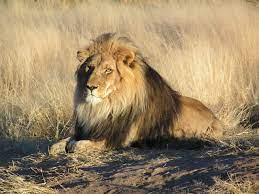
#> input picture Sample images and videos/L1.jpg, 259 x 194 px, found by its file name
$ python PLaying_wth_images.py
#> lines starting #> are read from the running program, lines starting #| are printed output that depends on the picture
import cv2 as cv
import numpy as py

img = cv.imread('Sample images and videos\L1.jpg')
#> img is the input picture: shape (194, 259, 3); mean B, G, R 103, 135.5, 156.7
cv.imshow('lion',img)


# [25 lines of commented-out code are left out]
cropped = img[20:100,20:40]
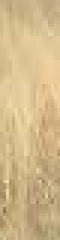
#> cropped: shape (80, 20, 3) (shown 3 times larger); mean B, G, R 138.6, 184.1, 210.4
cv.imshow('cropped',cropped)
cv.waitKey(0)

$ run again, with Sample images and videos/Scene.jpg copied over Sample images and videos/L1.jpg
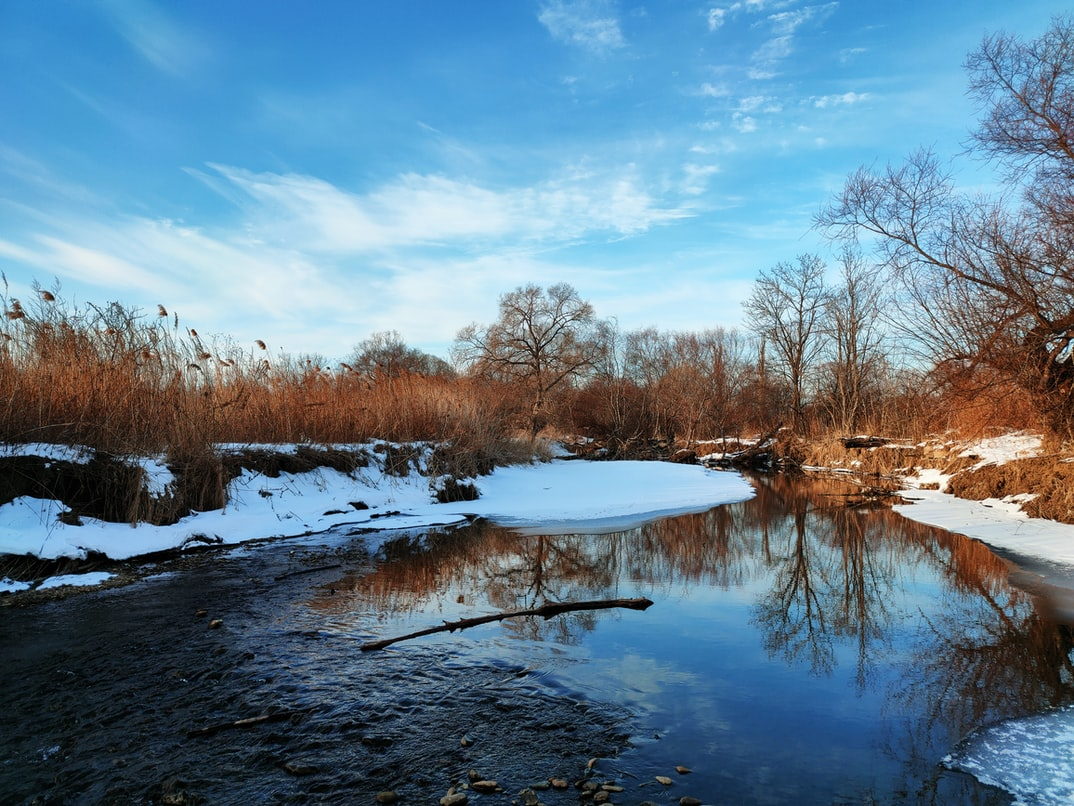
#> input picture Sample images and videos/Scene.jpg, 1074 x 806 px, found by its file name
#> img is the input picture: shape (806, 1074, 3); mean B, G, R 145.7, 126.5, 97.8
#> `cropped = img[20:100,20:40]`:
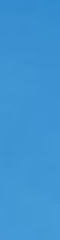
#> cropped: shape (80, 20, 3) (shown 3 times larger); mean B, G, R 210.3, 148.3, 62.5

$ run again, with Sample images and videos/crowd 2.jpg copied over Sample images and videos/L1.jpg
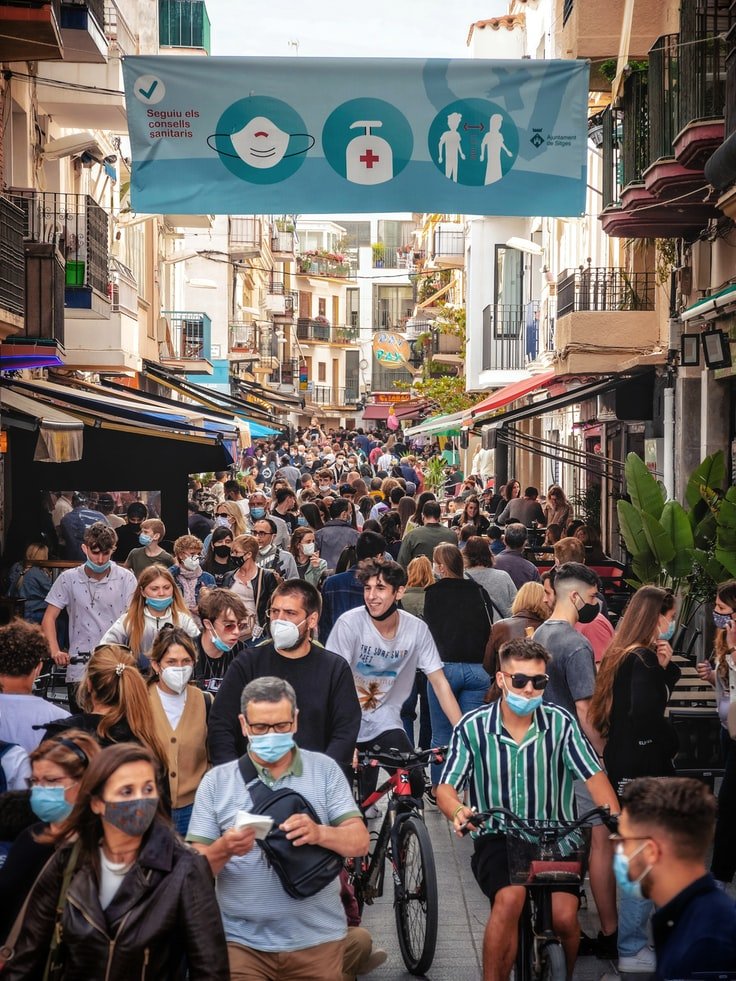
#> input picture Sample images and videos/crowd 2.jpg, 736 x 981 px, found by its file name
#> img is the input picture: shape (981, 736, 3); mean B, G, R 98.2, 102.5, 110.4
#> `cropped = img[20:100,20:40]`:
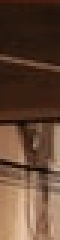
#> cropped: shape (80, 20, 3) (shown 3 times larger); mean B, G, R 52.2, 70, 98

$ run again, with Sample images and videos/crowd.jpg copied over Sample images and videos/L1.jpg
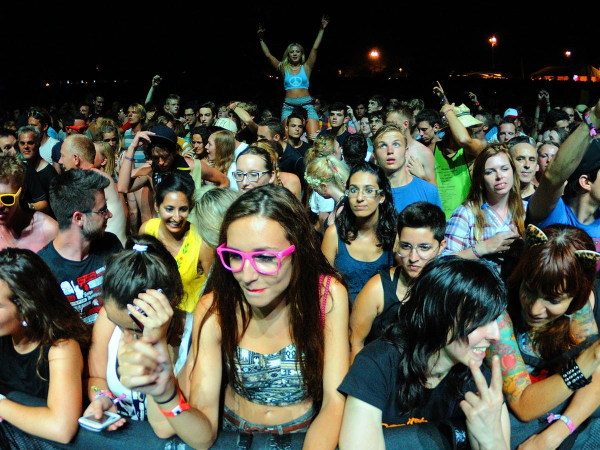
#> input picture Sample images and videos/crowd.jpg, 1200 x 900 px, found by its file name (shown at 1/2 size)
#> img is the input picture: shape (900, 1200, 3); mean B, G, R 64.9, 76.8, 75.1
#> `cropped = img[20:100,20:40]`:
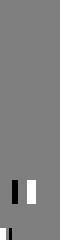
#> cropped: shape (80, 20, 3) (shown 3 times larger); min 0, max 2, mean 1.01; drawn with min black and max white
